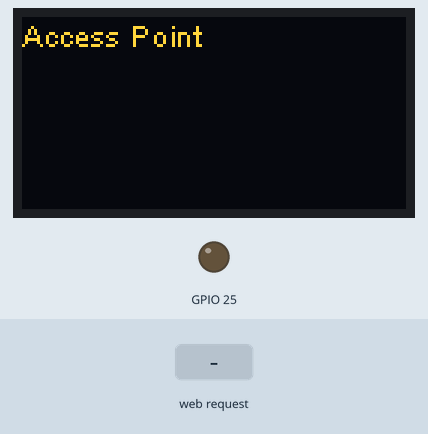
Recording of a sketch running on a simulated ESP32. On the bench: 128×64 one-colour display, output pins drawn as LEDs (lit = HIGH). The inputs (shaded band) are chosen by the test bench. The OLED is the two-colour kind (top 16 rows yellow); storage starts empty; what the sketch prints to the serial monitor is not drawn.

Above: at 1.2 s.
1.3 s: HTTP request GET /25/on received
At 2.5 s:
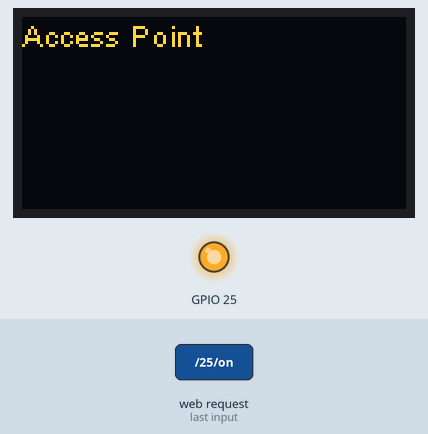
2.8 s: HTTP request GET /25/off received
At 3.9 s:
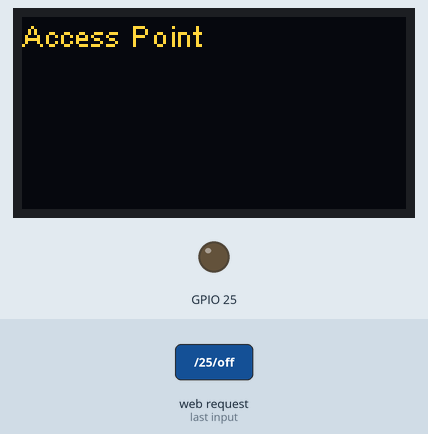
Timing chart, 0 to 5.8 s (numbered marks = the images above; inputs shaded):
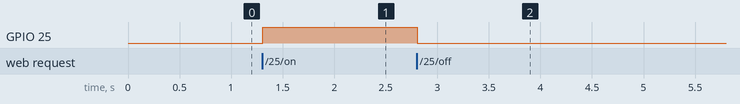

Measured:
- after the input at 1.3 s, GPIO 25: LOW → HIGH at once
- after the input at 2.8 s, GPIO 25: HIGH → LOW at once

The sketch:

AccessPoint.ino
```cpp
#include "heltec.h"
#include <WiFi.h>
#include "FS.h"
#include "SPIFFS.h"
#include "oled.hpp"

// todo:
// give the access point a custom name "LoRaFC-Ground"
// give the host a name "ATC"
// display IP number and name on OLED

// OLED display
HeltecOLED *oled;

// web server
WiFiServer *server;

// Variable to store the template/response page
String templ;
String page;

// Auxiliar variables to store the current output state
int LEDState = 0;
volatile int countISR = 0;
volatile int uptime = 0;
static hw_timer_t * timer = NULL;
static portMUX_TYPE timerMux = portMUX_INITIALIZER_UNLOCKED;

void IRAM_ATTR onTimer()
{
    // disable ISR and other tasks
    portENTER_CRITICAL_ISR(&timerMux);
    countISR++;
    if (countISR>=1000)
    {
        countISR = 0;
        uptime++;
    };
    portEXIT_CRITICAL_ISR(&timerMux);
}

// handle the HTTP request
// The internal state changes depending on the commands present in the request.
String request;
void handle_request()
{
    Serial.println("request:");
    Serial.print(request);
    Serial.println();
    // turn the GPIO on/off
    if (request.indexOf("GET /25/on") >= 0)
    {
        LEDState = 1;
        digitalWrite(LED, HIGH);
    };
    if (request.indexOf("GET /25/off") >= 0)
    {
        LEDState = 0;
        digitalWrite(LED, LOW);
    };
}

// fill the information for the current status
// into the response template
void fill_template()
{
    char line[80];
    page = templ;
    sprintf(line,"up time %d:%02d<br>\n",uptime / 60, uptime % 60);
    page.replace("%UPTIME%",line);
    if (LEDState)
    {
        page.replace("%GPIO25STATE%","<p>GPIO 25 - State ON </p>");
        page.replace("%GPIO25BUTTON%","<p><a href=\"/25/off\"><button class=\"button\">OFF</button></a></p>");
    }
    else
    {
        page.replace("%GPIO25STATE%","<p>GPIO 25 - State OFF </p>");
        page.replace("%GPIO25BUTTON%","<p><a href=\"/25/on\"><button class=\"button button2\">ON</button></a></p>");
    }
}

void setup()
{
    // init display
    oled = new HeltecOLED();
    oled -> init();
    oled -> flipScreenVertically();
    oled -> setFont(ArialMT_Plain_10);
    oled -> drawString(0, 0, "Access Point");
    oled -> display();

    // use timer 0, prescaler 80, counting up from zero
    timer = timerBegin(0, 80, true);
    // attach onTimer function to our timer, edge type
    timerAttachInterrupt(timer, &onTimer, true);
    // set alarm, time in microseconds, repeat
    timerAlarmWrite(timer, 1000, true);
    // Start an alarm
    timerAlarmEnable(timer);

    Serial.begin(115200);
    // Initialize the output variables as outputs
    pinMode(LED, OUTPUT);
    digitalWrite(LED, LOW);

    // initialize file system
    if(!SPIFFS.begin())
    {
        Serial.println("SPIFFS Mount Failed");
        return;
    }

    // load HTML template from file system
    char buffer[4096];
    templ = "";
    Serial.println("Reading file: /template.html\r\n");
    File file = SPIFFS.open("/template.html");
    if(!file || file.isDirectory())
    {
        Serial.println("- failed to open file for reading");
        return;
    }
    size_t len = file.readBytes(buffer,4095);
    buffer[len] = 0;
    templ = String(buffer);
    Serial.print(templ);
    Serial.println();

    // setup Wi-Fi network with SSID and password
    WiFi.softAP("LoRa-FC");

    IPAddress IP = WiFi.softAPIP();
    Serial.print("AP IP address: ");
    Serial.println(IP);

    // setup HTTP server on port 80
    server = new WiFiServer(80);
    server->begin();

    // show access point details
    char message[32];
    sprintf(message,"server: %s", IP.toString().c_str());
    // sprintf(message,"server: ", IP);
    oled -> drawString(0, 12, message);
    oled -> display();

}

void loop(){
    WiFiClient client = server->available();    // Listen for incoming clients

    if (client) {                               // If a new client connects,
        Serial.println("New Client.");          // print a message out in the serial port
        String currentLine = "";                // make a String to hold incoming data from the client
        while (client.connected())              // connected() essentially is a non-blocking recv()
        {
            // loop while the client's connected
            if (client.available()) {           // if there's bytes to read from the client,
                char c = client.read();         // read a byte, then
                Serial.write(c);                // print it out the serial monitor
                request += c;
                if (c == '\n')
                {
                    // if the current line is blank, you got two newline characters in a row.
                    // that's the end of the client HTTP request, so send a response
                    if (currentLine.length() == 0)
                    {
                        // handle all status changes resulting from the request
                        handle_request();
                        // fill in the response template to create the page
                        fill_template();
                        // sned page to the client
                        client.print(page);
                        // Break out of the while loop
                        break;
                    }
                    else
                    {
                        // if you got a newline, then clear currentLine
                        currentLine = "";
                    }
                }
                else
                {
                    if (c != '\r')
                    {
                        // if you got anything else but a carriage return character,
                        currentLine += c;      // add it to the end of the currentLine
                    }
                }
            }
        }
        // Clear the request variable
        request = "";
        // Close the connection
        client.stop();
        Serial.println("Client disconnected.");
        Serial.println("");
    }
}
```

oled.hpp
```cpp
/*
 * Ulf Lehnert 9/2020
 * This is a wrapper for the Heltec OLED library.
 *
 *   - provides some convenience by fixing parameters as does heltec.h
 *   - provides some additional helper methods
 */

#include "heltec.h"

class HeltecOLED : public SSD1306Wire
{
  public :

    // default constructor just calls the Heltec constructor - no additional data
    HeltecOLED() : SSD1306Wire(0x3c, SDA_OLED, SCL_OLED, RST_OLED, GEOMETRY_128_64) {};

    // clear a rectangle on the display (e.g. one text line)
    void clearRect (int16_t x, int16_t y, int16_t width, int16_t height)
    {
        OLEDDISPLAY_COLOR old_color = getColor();
        setColor(BLACK);
        fillRect (x, y, width, height);
        setColor(old_color);
    }

    // get the pixel height of the current font
    uint8_t fontHeight()
    {
        return pgm_read_byte(fontData + HEIGHT_POS);
    }

    // clear one text line (i.e. before printing a new string)
    void clearLine(int16_t x, int16_t y)
    {
        clearRect(x,y,width()-x,fontHeight());
    }
};
```
